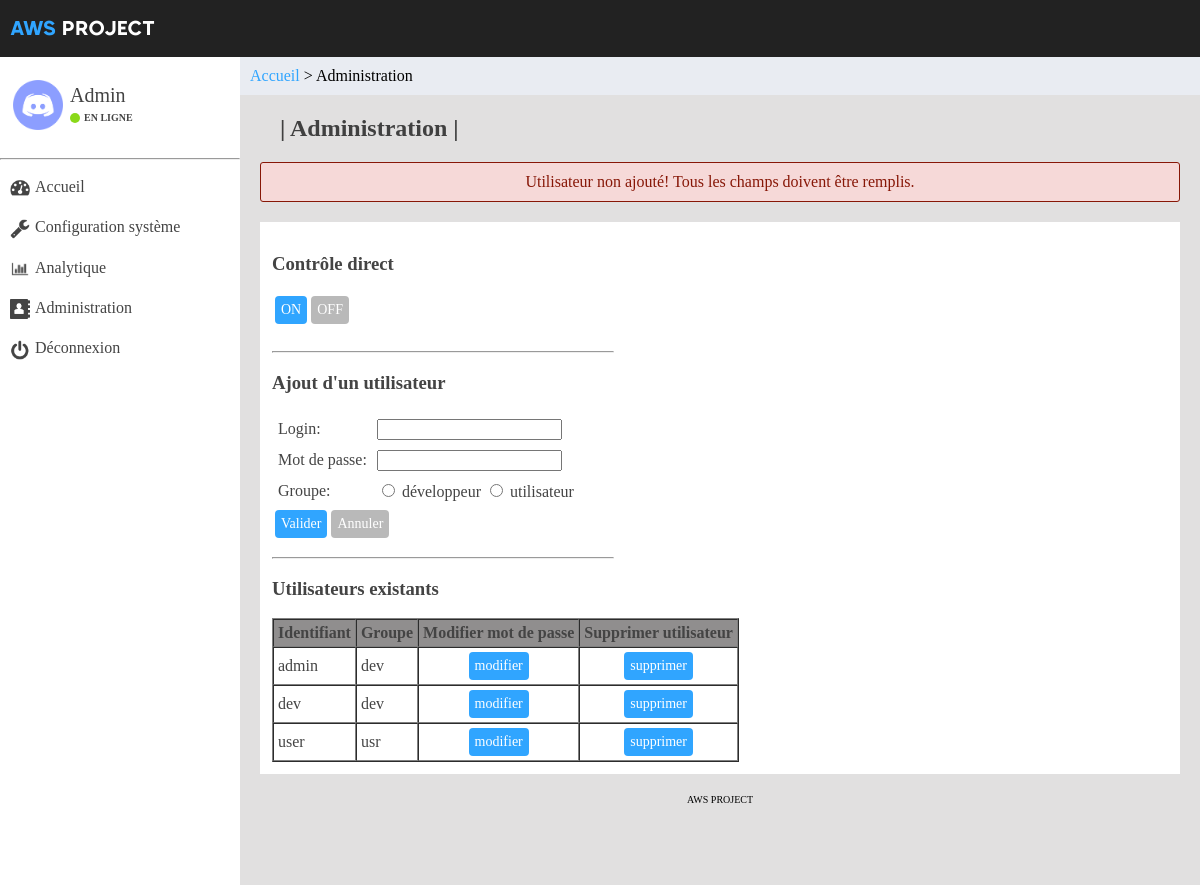
Page /administration.php?error=incomplets (signed in) on the committed database.
### tables this page shows
CREATE TABLE `utilisateurs` (
  `login` varchar(20) NOT NULL,
  `password` varchar(32) DEFAULT NULL,
  `groupe` varchar(3) DEFAULT NULL
);

### administration.php (the view, shortened to what this page needs)
<?php
require_once 'mesFonctions.php';
if(isset($_SESSION['groupe'])){
	$groupe=$_SESSION['groupe'];
	if(strcmp($groupe,"dev")==0){
		echo "
		<link rel='stylesheet' type='text/css' href='css&fonts/feuillestyle4.css' />
		<h2 style='padding-left: 30px; color:#404040;'>| Administration |</h2>";
		if(isset($_GET['error'])){
			$error = $_GET['error'];
			if ($error == "alreadyexists")
				$msg_error = "Utilisateur non ajouté! Ce nom d'utilisateur existe déjà.";
			else if ($error == "passwddifferents")
				$msg_error = "La confirmation du mot de passe est différentes du nouveau mot de passe saisi.";
			else if ($error == "passwdlength")
				$msg_error = "Utilisateur non ajouté! Le mot de passe doit faire au moins 4 caractères.";
			else if ($error == "loginlength")
				$msg_error = "Utilisateur non ajouté! Le login doit faire au moins 3 caractères.";
			else if ($error == "incomplets")
				$msg_error = "Utilisateur non ajouté! Tous les champs doivent être remplis.";
			else if ($error == "impossible")
				$msg_error = "Impossible d'accéder à la requête.";
			echo "<div style='padding: 2px;color: #871707; border: 1px solid #871707; background-color: #f6d9d8;
			margin-top: 10px; margin: 20px;
	padding: 10px;width: auto;text-align: center; box-sizing: border-box; border-radius: 3px;'>".$msg_error."</div>";
		}
		echo "<div id='configuration-systeme'>";
		echo "
		<h3><span id='texte-noir'>Contrôle direct</span></h3>";
		echo "
		<table>
			<tr>
				<td><form method='post'><input type='submit' value='ON' name='statut' id='valider1'></form></td>
				<td><form method='post'><input type='submit' value='OFF' name='statut' id='annuler1'></form></td>
			</tr>
		</table>";
		echo "<hr width='340px' align='left'>
		<h3><span id='texte-noir'>Ajout d'un utilisateur</span></h3>";
		echo "
		<form action='action-insertion.php' method='post'>
		<table cellpadding='4'>
			<tr>
				<td><span id='texte-noir'> Login: </span></td> <td> <input type='text' name='login'></td>
			</tr>
			<tr>
				<td><span id='texte-noir'> Mot de passe: </span></td> <td> <input type='text' name='password'></td>
			</tr>
			<tr>
				<td><span id='texte-noir'> Groupe: </span></td>
				<td> <span id='texte-noir'><input type= 'radio' name='groupe' value='dev'> développeur
				<input type= 'radio' name='groupe' value='usr'> utilisateur</span></td>
			</tr>
		</table>
		<table>
			<tr>
				<td><input type='submit' name='ok' value='Valider' id='valider1'></td>
				<td><input type='reset' name='reset' value='Annuler' id='annuler1'></td>
			</tr>
		</table>
		</form>";
		require("parametres.php");
		$connexion=mysqli_connect($serveur,$log,$pwd) or die("Impossible de se connecter au serveur MySQL");
		$bd="projet-arrosage";
		mysqli_select_db($connexion,$bd) or die ("Impossible d'utiliser la bd souhaitée");
		$table="utilisateurs";
		$requete="SELECT login, password, groupe FROM $table order by login";
		$resultat=mysqli_query($connexion,$requete);
		echo "<hr width='340px' align='left'>
		<h3><span id='texte-noir'>Utilisateurs existants</span></h3>
		<table border='1', cellpadding='4', cellspacing='0', style='vertical-align: top;'>
			<tr>
				<th><span id='texte-noir'>Identifiant</span></th>
				<th><span id='texte-noir'>Groupe</span></th>
				<th><span id='texte-noir'>Modifier mot de passe</span></th>
				<th><span id='texte-noir'>Supprimer utilisateur</span></th>
			</tr>";
			$j = 1;
			while($ligne=mysqli_fetch_row($resultat)){
				echo "<tr>";
				echo "<td><span id='texte-noir'>".$ligne[0]."</span></td>";
				echo "<td><span id='texte-noir'>".$ligne[2]."</span></td>";
				echo "<td><span id='texte-noir'>
							<form method='post' action='page-modification.php' style='margin: auto;'>
							<div id='boutons' style='text-align: center;'><input id='valider1' name='modifier' type='submit' value='modifier'/></div'>
							<input type='hidden' name='nomUtilisateur' value='$ligne[0]'>
							</form>
						</span></td>";
				echo "<td><span id='texte-noir'>
							<form name='supprimerUtilisateur$j' method='post' action='action-supprimer-utilisateur.php' onsubmit='return verif($j);' style='margin: auto;'>
							<div id='boutons' style='text-align: center;'><input id='valider1' name='supprimer' type='submit' value='supprimer'  /></div>
							<input type='hidden' name='nomUtilisateur' value='$ligne[0]'>
							<input type='hidden' name='numero' value='$j'>
							</form>
						</span></td>";
				echo "</tr>";
				$j++;
			}
		echo "</table>";
		echo"</div>";
	}
	else
		header('Location: index.php?error=403');
}
else
	header('Location: index.php?error=401');
?>

### rows in the picture
utilisateurs: login "admin", groupe "dev"
utilisateurs: login "dev", groupe "dev"
utilisateurs: login "user", groupe "usr"

### other values in the picture
$login "Admin"
$chemin "Accueil > Administration"
$msg_error "Utilisateur non ajouté! Tous les champs doivent être remplis."
